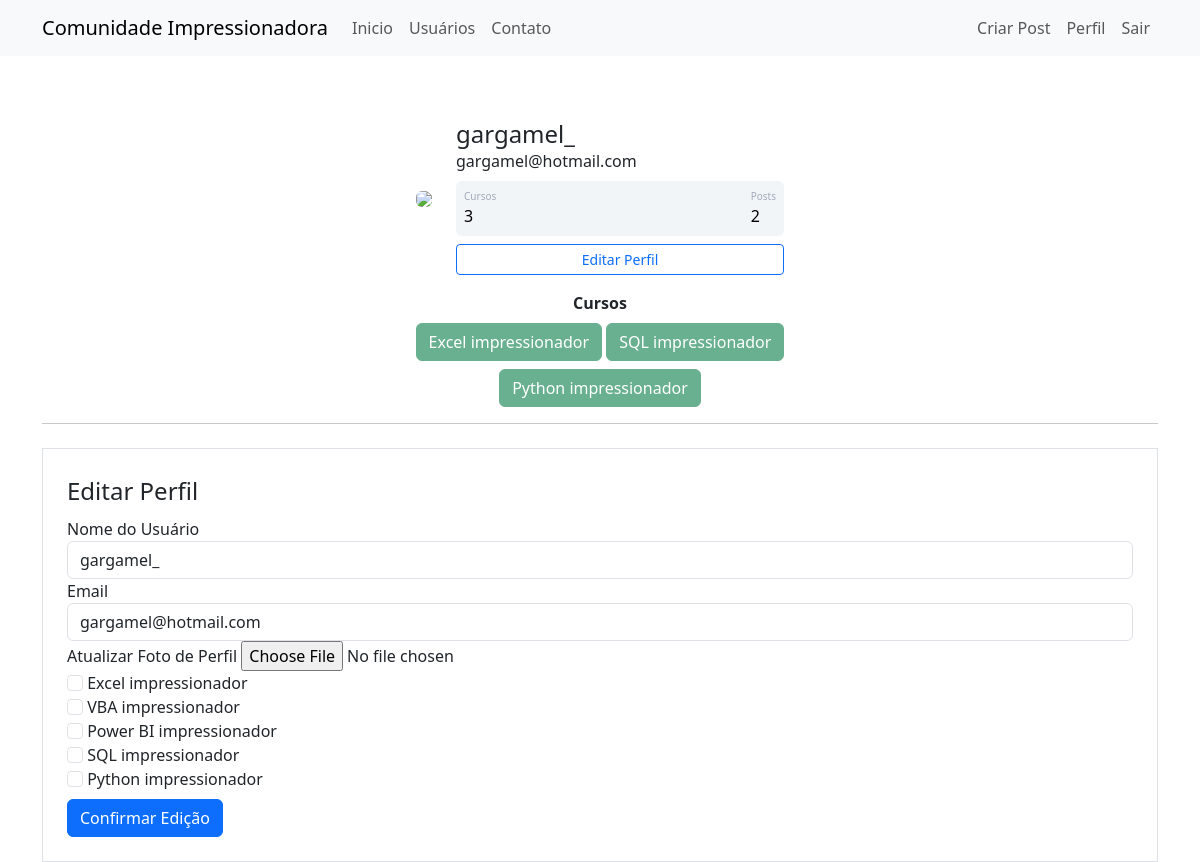
/perfil/editar (signed in), run on the app's committed database.
### comunidadeimpressionadora/models.py (models this page shows)
class Usuario(database.Model, UserMixin):
    id = database.Column(database.Integer, primary_key=True)
    email = database.Column(database.String, nullable=False, unique=True)
    username = database.Column(database.String, nullable=False)
    senha = database.Column(database.String, nullable=False)
    foto_perfil = database.Column(database.String, default='default.jpg')
    posts = database.relationship("Post", backref="autor", lazy=True)
    cursos = database.Column(database.String, nullable=False, default='Não informado')
    def contar_posts(self):
        return len(self.posts)

### comunidadeimpressionadora/routes.py (the view)
@app.route("/perfil/editar", methods=["GET", "POST"])
@login_required
def editar_perfil():
    form_editar_perfil = FormEditarPerfil()
    if form_editar_perfil.validate_on_submit():
        current_user.email = form_editar_perfil.email.data
        current_user.username = form_editar_perfil.username.data
        if form_editar_perfil.foto_perfil.data:
            nome_imagem = salvar_imagem(form_editar_perfil.foto_perfil.data)
            current_user.foto_perfil = nome_imagem
        current_user.cursos = atualizar_cursos(form_editar_perfil)
        database.session.commit()
        flash("Edição finalizada","alert-success")
        return redirect(url_for('perfil'))
    elif request.method == 'GET':
        form_editar_perfil.email.data = current_user.email
        form_editar_perfil.username.data = current_user.username
    foto_perfil = url_for('static', filename='fotos_perfil/{}'.format(current_user.foto_perfil))
    return render_template("editarperfil.html", form_editar_perfil=form_editar_perfil, foto_perfil=foto_perfil)

### comunidadeimpressionadora/forms.py (shortened to what this page needs)
class FormEditarPerfil(FlaskForm):
    email = StringField("Email", validators=[DataRequired(), Email()])
    foto_perfil = FileField("Atualizar Foto de Perfil", validators=[FileAllowed(['jpeg','png'])])
    curso_excel = BooleanField("Excel impressionador")
    curso_vba = BooleanField("VBA impressionador")
    curso_bi = BooleanField("Power BI impressionador")
    curso_sql = BooleanField("SQL impressionador")
    curso_py = BooleanField("Python impressionador")
    username = StringField("Nome do Usuário", validators=[DataRequired()])
    botao_editar_perfil = SubmitField("Confirmar Edição")

### comunidadeimpressionadora/models.py (called while the page is built)
@login_manager.user_loader
def load_usuario(id_usuario):
    return Usuario.query.get(int(id_usuario))

### comunidadeimpressionadora/templates/editarperfil.html (shortened to what this page needs)
{% extends 'perfil.html' %}
{% block form_editar_perfil %}
    <div class="container">
        <hr>
        <div class="row">
            <div class="col">
                <form method="POST" action="" class="border p-4 mt-2" enctype="multipart/form-data">
                    <legend>Editar Perfil</legend>
                    <fieldset>
                        <div class="form-group">
                            {{ form_editar_perfil.username.label(class="form-control-label") }}
                            {% if form_editar_perfil.username.errors %}
                                {{ form_editar_perfil.username(class="form-control is-invalid") }}
                            <div class="invalid-feedback">
                                {% for erro in form_editar_perfil.username.errors %}
                                    {{ erro }}
                                {% endfor %}
                            </div>
                            {% else %}
                                {{ form_editar_perfil.username(class="form-control") }}
                            {% endif %}
                        </div>
                        <div class="form-group">
                            {{ form_editar_perfil.email.label(class="form-control-label") }}
                            {% if form_editar_perfil.email.errors %}
                                {{ form_editar_perfil.email(class="form-control is-invalid") }}
                            <div class="invalid-feedback">
                                {% for erro in form_editar_perfil.email.errors %}
                                    {{ erro }}
                                {% endfor %}
                            </div>
                            {% else %}
                                {{ form_editar_perfil.email(class="form-control") }}
                            {% endif %}
                        </div>
                        <div class="form-group">
                            {{ form_editar_perfil.foto_perfil.label }}
                            {{ form_editar_perfil.foto_perfil(class="form-control-file") }}
                        </div>
                        {% for campo in form_editar_perfil %}
                            {% if 'curso_' in campo.name %}
                                <div class="form-group">
                                    {{ campo(class="form-check-input") }}
                                    {{ campo.label(class="form-check-label")}}
                                </div>
                            {% endif %}
                        {% endfor %}
                    </fieldset>
                    {{ form_editar_perfil.botao_editar_perfil(class="btn btn-primary mt-2") }}
                </form>
            </div>
        </div>
    </div>
{% endblock %}

### comunidadeimpressionadora/templates/perfil.html
{% extends 'base.html' %}
{% block body %}
<div class="container mt-5 d-flex justify-content-center">
    <div class="card p-3">
        <div class="d-flex align-items-center">
            <div class="image pe-4">
                <img src=" {{ foto_perfil }}" class="rounded" width="200" >
            </div>
                <div class="ml-3 w-100">
                   <h4 class="mb-0 mt-0">{{ current_user.username }}</h4>
                   <span>{{ current_user.email }}</span>
                   <div class="p-2 mt-2 bg-primary d-flex justify-content-between rounded text-white stats">
                       {% if current_user.cursos == "Não informado" %}
                           <div class="d-flex flex-column"> <span class="articles">Cursos</span> <span class="number1">0</span> </div>
                       {% else %}
                           <div class="d-flex flex-column"> <span class="articles">Cursos</span> <span class="number1">{{ current_user.cursos.count(';') + 1 }}</span> </div>
                       {% endif %}
                       <div class="d-flex flex-column">
                            <span class="rating">Posts</span>
                            <span class="number3">{{ current_user.contar_posts() }}</span>
                       </div>
                   </div>
                   <div class="button mt-2 d-flex flex-row align-items-center">
                       <a class="w-100" href="{{ url_for('editar_perfil') }}">
                    <button class="btn btn-sm btn-outline-primary w-100">Editar Perfil</button>
                       </a>
                   </div>
                </div>
        </div>
    </div>
</div>
<div class="row justify-content-center">
    <div class="col col-4" style="text-align: center">
        <strong>Cursos</strong><br>
        {% for curso in current_user.cursos.split(";") %}
            <button type="button" class="btn btn-success mt-2" disabled>{{ curso }}</button>
        {% endfor %}
    </div>
</div>
{% block form_editar_perfil %}
{% endblock %}
{% endblock %}

### comunidadeimpressionadora/static/main.css (style rules this page uses)
.card { width: 400px; border: none; border-radius: 10px; background-color: #fff; }
.stats { background: #f2f5f8 !important; color: #000 !important; }
.articles { font-size:10px; color: #a1aab9; }
.number1 { font-weight:500; }
.rating { font-size:10px; color: #a1aab9; }
.number3 { font-weight:500; }

### data on the page
Usuario: username "gargamel_", email "gargamel@hotmail.com", cursos "3"

### other printed values
{{ current_user.contar_posts() }} "2"
{{ curso }} "Excel impressionador" "SQL impressionador" "Python impressionador"
{{ campo.label(class="form-check-label") }} "Excel impressionador" "VBA impressionador" "Power BI impressionador" "SQL impressionador" "Python impressionador"
